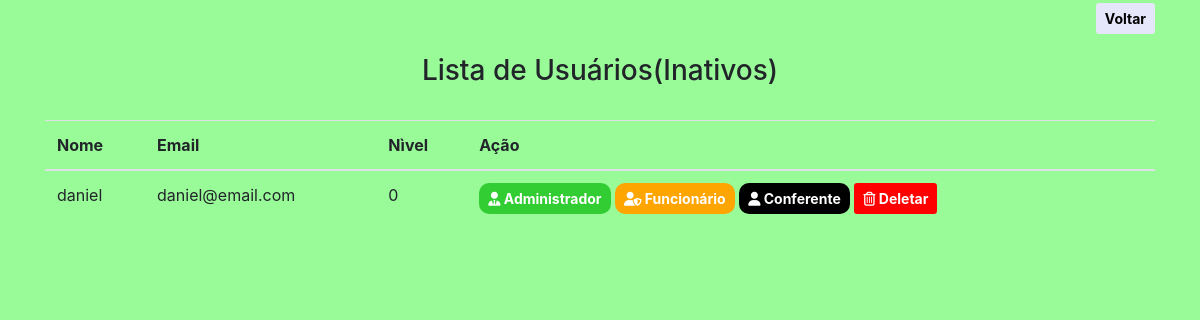
/telas/usuario/listar_usuario_inativo.php, run on the app's committed database.
### tables this page shows
CREATE TABLE `tb_usuario` (
  `id_usuario` int(11) NOT NULL,
  `nome_usuario` varchar(250) NOT NULL,
  `email_usuario` varchar(250) NOT NULL,
  `senha_usuario` varchar(250) NOT NULL,
  `nivel_usuario` int(2) NOT NULL,
  `status` varchar(50) NOT NULL
);

### telas/usuario/listar_usuario_inativo.php (the view, shortened to what this page needs)
<!DOCTYPE html>
<html>
<head>
	<link rel="stylesheet" href="../../lib/bootstrap/css/bootstrap.min.css">
	<link rel="stylesheet" href="../../lib/css/style.css">
</head>
<body>
	<div class="container">
    	<div id="botao_direita">
        	<a href="../tela_inicial.php" role="button" id="botao_voltar" class="btn btn-sm">Voltar</a>
		</div>
		<h3>Lista de Usuários(Inativos)</h3><br>
		<table class="table" id="topo_tabela">
  			<thead>
    			<tr>
      				<th scope="col">Nome</th>
      				<th scope="col">Email</th>
              		<th scope="col">Nìvel</th>
              		<th scope="col">Ação</th>
   				</tr>
  			</thead>
            <?php
            include '../../lib/bd/conexao.php';
    				$sql = "SELECT * FROM tb_usuario WHERE status = 'Inativo'";
    				$busca = mysqli_query($conexao,$sql);
    				while($array = mysqli_fetch_array($busca)){
    				$id_usuario = $array['id_usuario'];
    				$nome_usuario = $array['nome_usuario'];
            		$email_usuario = $array['email_usuario'];
            		$nivel_usuario = $array['nivel_usuario'];
    		?>
    			<tr>
      				<td><?php echo $nome_usuario ?></td>
              		<td><?php echo $email_usuario ?></td>
              		<td><?php echo $nivel_usuario ?></td>
      				<td>
					<a class="btn btn-sm" id="botao_adm" href="aprovar_usuario.php?id_usuario=<?php echo $id_usuario ?>&nivel_usuario=1" role="button"><i class="fas fa-user-tie"></i>&nbsp;Administrador</a>
					<a class="btn btn-sm" id="botao_fun" href="aprovar_usuario.php?id_usuario=<?php echo $id_usuario ?>&nivel_usuario=2" role="button"><i class="fas fa-user-shield"></i></i>&nbsp;Funcionário</a>
					<a class="btn btn-sm" id="botao_conf" href="aprovar_usuario.php?id_usuario=<?php echo $id_usuario ?>&nivel_usuario=3" role="button"><i class="fas fa-user"></i></i>&nbsp;Conferente</a>
					<a class="btn btn-sm" id="botao_deletar" href="deletar_usuario_inativo.php?id_usuario=<?php echo $id_usuario ?>" role="button"><i class="far fa-trash-alt"></i></i>&nbsp;Deletar</a>
      				</td>
    			</tr>
  			   <?php } ?>
		</table>
	</div>
</body>
</html>

### data on the page
tb_usuario: nome_usuario "daniel", email_usuario "daniel@email.com", nivel_usuario "0"
